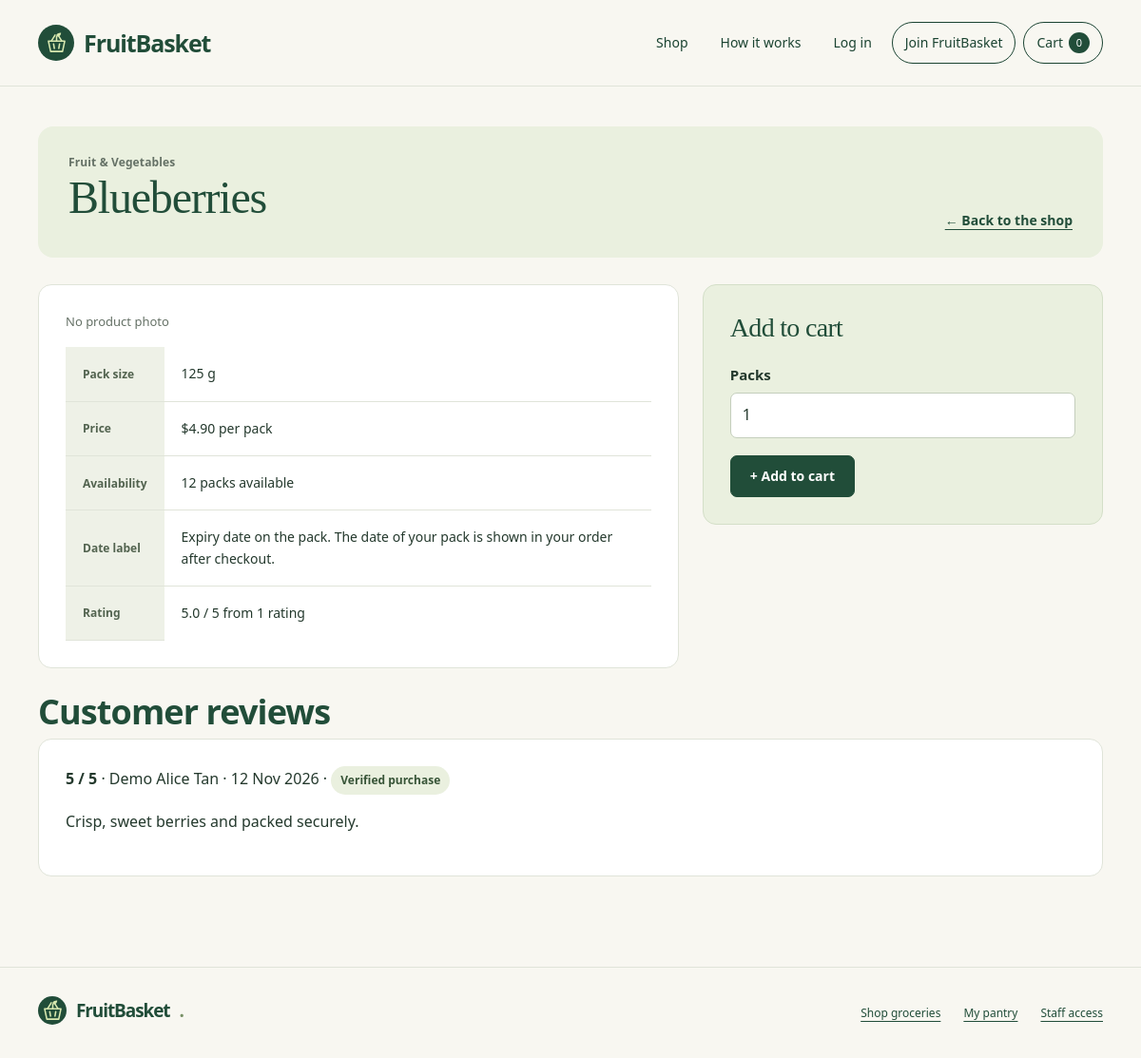
The app's page /store/product/FB002, older data.
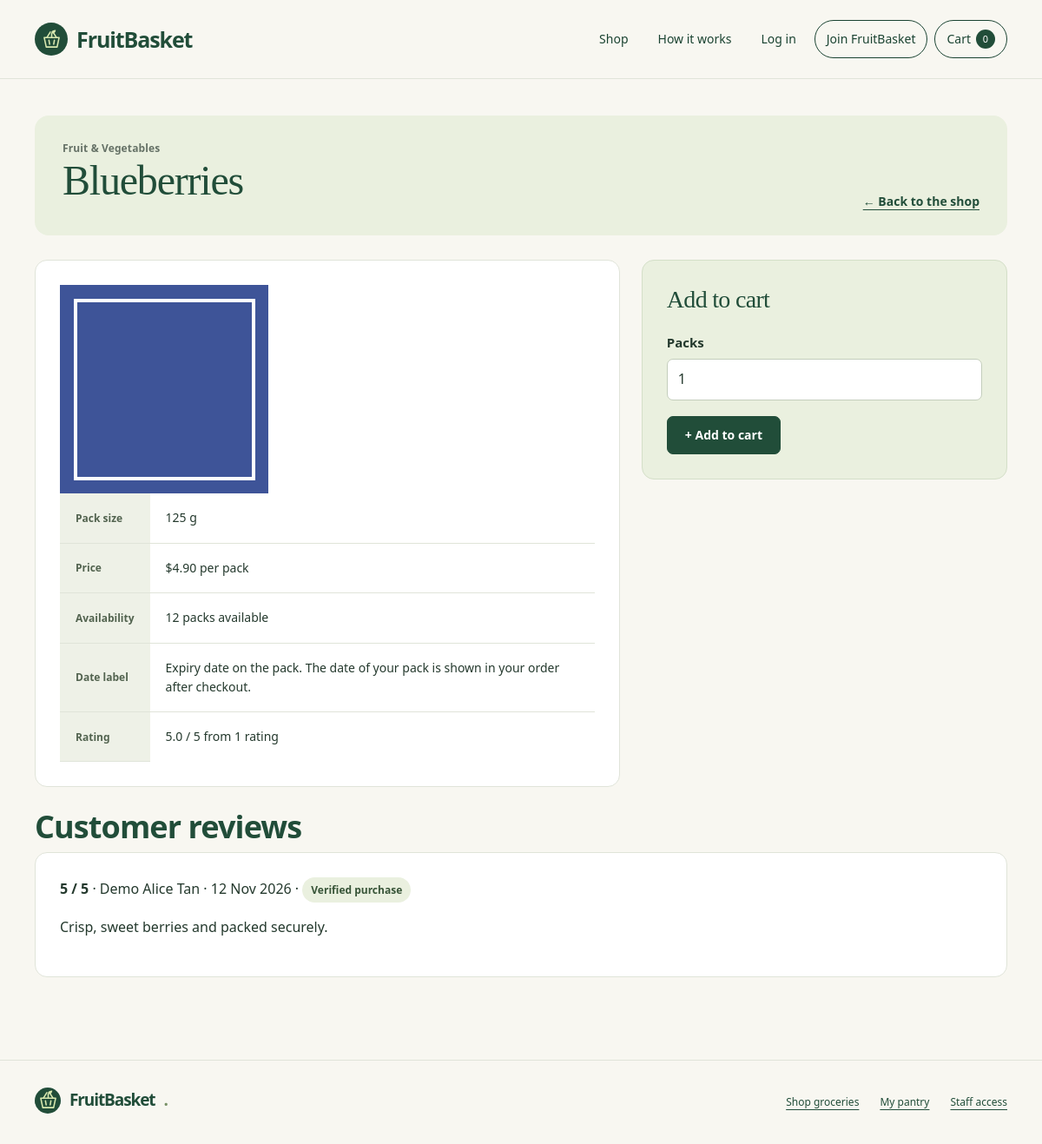
The same page, newer data.
### adminpanel/models.py (models this page shows, shortened)
class Product(models.Model):
    Pid = models.CharField(max_length=5, primary_key=True)
    Pname = models.CharField(max_length=200)
    Pcategory = models.ForeignKey(Category, on_delete=models.PROTECT, db_column="Pcategory", related_name="products", verbose_name="Category")
    Psize = models.CharField(max_length=30)
    Pprice = models.FloatField()
    Plowstock = models.IntegerField(validators=[MinValueValidator(0)])
    Ptargetstock = models.PositiveIntegerField(null=True, blank=True, verbose_name='Target stock level')
    Pbulkquantity = models.PositiveIntegerField(null=True, blank=True, validators=[MinValueValidator(2)], verbose_name='Bulk quantity threshold')
    Pbulkprice = models.FloatField(null=True, blank=True, verbose_name='Bulk unit price')
    Pactive = models.BooleanField(default=True)
    Pimage = models.ImageField(upload_to='products/', blank=True, null=True)
    Pexpirydays = models.PositiveIntegerField(default=0)
    class Meta:
        constraints = [
            models.CheckConstraint(
                check=models.Q(Pprice__gt=0),
                name='Pprice_greater_than_zero'
            ),
            models.CheckConstraint(
                check=models.Q(Plowstock__gte=0),
                name='Plowstock_not_negative'
            ),
            models.CheckConstraint(condition=models.Q(Ptargetstock__isnull=True) | models.Q(Ptargetstock__gte=models.F('Plowstock')), name='product_target_at_least_low'),
            models.CheckConstraint(condition=(models.Q(Pbulkquantity__isnull=True, Pbulkprice__isnull=True) | models.Q(Pbulkquantity__isnull=False, Pbulkprice__isnull=False, Pbulkquantity__gte=2, Pbulkprice__gt=0, Pbulkprice__lte=models.F('Pprice'))), name='product_bulk_settings_valid')
        ]

class Category(models.Model):
    Ccode = models.CharField(max_length=20, primary_key=True, default=category_code, editable=False)
    Cname = models.CharField(max_length=200, unique=True, db_collation="nocase", verbose_name="Category name")
    class Meta:
        ordering = ["Cname", "Ccode"]
        constraints = [
            models.CheckConstraint(condition=~models.Q(Cname="") & models.Q(Cname=models.Func(models.F("Cname"), models.Value(CATEGORY_WHITESPACE), function="TRIM")), name="category_name_trimmed_nonempty"),
            models.CheckConstraint(condition=LessThanOrEqual(Length("Cname"), models.Value(200)), name="category_name_length"),
        ]

### store/views.py (the view, shortened to what this page needs)
# urls.py: path('product/<pk>', views.product, name='product'),
def product(request, pk):
    product = Product.objects.filter(pk=pk, Pactive=True).annotate(
        **public_rating_annotations(),
        sellable_stock=Count('product_items', filter=sellable_stock_filter(item_prefix='product_items__', product_prefix=''))
    ).first()
    if product is None:
        messages.error(request, 'Product not found.')
        return redirect('/store/')
    Cid = request.session.get('Cid')
    purchase = None
    my_review = None
    if Cid:
        purchase = Item.objects.filter(
            Iproduct=product, Iorder__Ocustomer_id=Cid, Iorder__Ostatus='delivered', Iorder__group_purchase__isnull=True
        ).order_by('pk').first()
        my_review = Review.objects.filter(Rcustomer_id=Cid, Rproduct=product).first()
    form = ReviewForm(initial={'Rrating': my_review.Rrating, 'Rtext': my_review.Rtext} if my_review else None)
    has_dated_stock = Item.objects.filter(sellable_stock_filter(), Iproduct=product, Iexpiry__isnull=False).exists()
    context = {
        'product': product,
        'has_dated_stock': has_dated_stock,
        'visible_reviews': product.product_reviews.filter(Rvisible=True).select_related('Rcustomer').order_by('-Rdate', '-pk'),
        'can_review': purchase is not None,
        'saved': bool(Cid) and SavedItem.objects.filter(SVcustomer_id=Cid, SVproduct=product).exists(),
        'watching': bool(Cid) and StockNotice.objects.filter(SNcustomer_id=Cid, SNproduct=product).exists(),
        'my_review': my_review,
        'form': form,
    }
    return render(request, 'store/product.html', context)

### store/forms.py
class ReviewForm(forms.Form):
    Rrating = forms.TypedChoiceField(choices=[(n, f'{n} / 5') for n in range(1, 6)], coerce=int, label='Rating')
    Rtext = forms.CharField(max_length=1000, required=False, widget=forms.Textarea(attrs={'rows': 3}), label='Review (optional)')

### adminpanel/inventory.py (called while the page is built)
def stock_cutoff(today, product_prefix='Iproduct__'):
    days = ExpressionWrapper(
        Cast(F(product_prefix + 'Pexpirydays'), IntegerField()) * Value(timedelta(days=1)),
        output_field=DurationField(),
    )
    return ExpressionWrapper(Value(today, output_field=DateField()) + days, output_field=DateField())

def sellable_stock_filter(today=None, item_prefix='', product_prefix='Iproduct__'):
    today = today or timezone.localdate()
    return Q(**{product_prefix + 'Pactive': True, item_prefix + 'Istatus': 'available'}) & (
        Q(**{item_prefix + 'Iexpiry__isnull': True})
        | Q(**{item_prefix + 'Iexpiry__gte': stock_cutoff(today, product_prefix)})
    )

### store/templates/store/product.html (shortened to what this page needs)
{% extends 'store/store_base.html' %}
{% block page_class %}fb-store-page{% endblock %}
{% block content %}
    <div class="fb-section-heading">
        <div>
            <p class="fb-eyebrow">{{ product.Pcategory.Cname }}</p>
            <h1>{{ product.Pname }}</h1>
        </div>
        <a class="fb-text-link" href="/store/">&larr; Back to the shop</a>
    </div>
    <div class="fb-two-column">
        <section class="fb-panel">
            {% if product.Pimage %}
                <img src="{{ product.Pimage.url }}" alt="{{ product.Pname }}" style="max-width:100%;height:auto">
            {% else %}
                <p class="fb-help">No product photo</p>
            {% endif %}
            <table>
                <tbody>
                    <tr><th scope="row">Pack size</th><td>{{ product.Psize }}</td></tr>
                    <tr><th scope="row">Price</th><td>${{ product.Pprice|floatformat:2 }} per pack</td></tr>
                    <tr><th scope="row">Availability</th><td>{% if product.sellable_stock %}{{ product.sellable_stock }} pack{{ product.sellable_stock|pluralize }} available{% else %}Unavailable{% endif %}</td></tr>
                    <tr><th scope="row">Date label</th><td>{% if has_dated_stock %}Expiry date on the pack. The date of your pack is shown in your order after checkout.{% else %}No expiry date is recorded for the packs in stock.{% endif %}</td></tr>
                    <tr><th scope="row">Rating</th><td>{% if product.reviews > 0 %}{{ product.rating|floatformat:1 }} / 5 from {{ product.reviews }} rating{{ product.reviews|pluralize }}{% else %}No ratings yet{% endif %}</td></tr>
                </tbody>
            </table>
        </section>
        <aside class="fb-panel fb-order-summary">
            <h2>Add to cart</h2>
            <form action="/store/cart/{{ product.Pid }}" method="post" class="fb-form">
                <div class="fb-field">
                    <label for="quantity">Packs</label>
                    <input id="quantity" type="number" name="quantity" value="1" min="1" {% if product.sellable_stock %}max="{{ product.sellable_stock }}"{% endif %}>
                </div>
                <button type="submit" {% if not product.sellable_stock %}disabled{% endif %}>{% if product.sellable_stock %}+ Add to cart{% else %}Unavailable{% endif %}</button>
            </form>
        </aside>
    </div>
    <section>
        <h2>Customer reviews</h2>
        {% for review in visible_reviews %}
            <article class="fb-panel">
                <p><strong>{{ review.Rrating }} / 5</strong> &middot; {{ review.Rcustomer.Cname }} &middot; {{ review.Rdate|date:'j M Y' }} &middot; <span class="fb-status">Verified purchase</span></p>
                {% if review.Rtext %}<p>{{ review.Rtext|linebreaksbr }}</p>{% endif %}
            </article>
        {% empty %}
            <p>No written reviews yet.</p>
        {% endfor %}
    </section>
{% endblock %}

Row changes from the older to the newer data that the page shows:
changed Product "Blueberries": Pimage: picture added; Pimage empty → "products/demo_fb002.png" (drawn)
Text that changed along with them:
text no longer shown: "No product photo"
